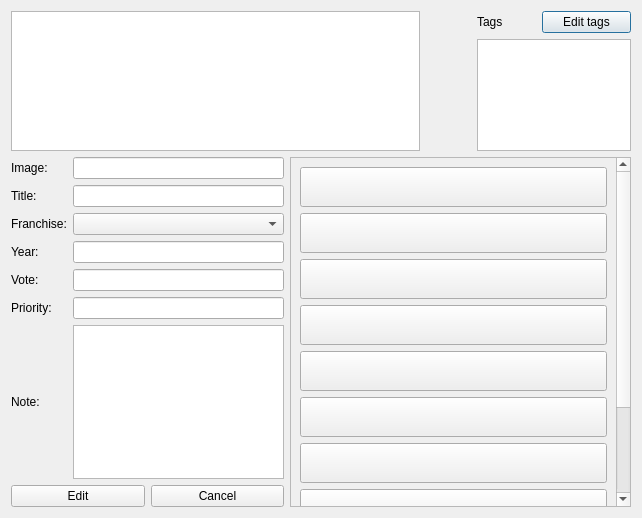
<?xml version="1.0" encoding="UTF-8"?>
<ui version="4.0">
 <class>GameDlgUI</class>
 <widget class="QDialog" name="GameDlgUI">
  <property name="geometry">
   <rect>
    <x>0</x>
    <y>0</y>
    <width>642</width>
    <height>518</height>
   </rect>
  </property>
  <property name="windowTitle">
   <string>Game Details</string>
  </property>
  <layout class="QVBoxLayout" name="verticalLayout_3" stretch="2,5">
   <item>
    <layout class="QHBoxLayout" name="layout_img" stretch="8,1,3">
     <item>
      <widget class="QGraphicsView" name="picture"/>
     </item>
     <item>
      <spacer name="horizontalSpacer_2">
       <property name="orientation">
        <enum>Qt::Horizontal</enum>
       </property>
       <property name="sizeHint" stdset="0">
        <size>
         <width>40</width>
         <height>20</height>
        </size>
       </property>
      </spacer>
     </item>
     <item>
      <layout class="QGridLayout" name="gridLayout_2" columnstretch="2,3">
       <item row="0" column="1">
        <widget class="QPushButton" name="edit_tags">
         <property name="text">
          <string>Edit tags</string>
         </property>
        </widget>
       </item>
       <item row="0" column="0">
        <widget class="QLabel" name="labtags">
         <property name="text">
          <string>Tags</string>
         </property>
        </widget>
       </item>
       <item row="1" column="0" colspan="2">
        <widget class="QListWidget" name="show_tags"/>
       </item>
      </layout>
     </item>
    </layout>
   </item>
   <item>
    <layout class="QHBoxLayout" name="horizontalLayout_2" stretch="4,5">
     <item>
      <layout class="QVBoxLayout" name="verticalLayout_2">
       <item>
        <layout class="QGridLayout" name="gridLayout">
         <item row="0" column="0">
          <widget class="QLabel" name="labimg">
           <property name="text">
            <string>Image:</string>
           </property>
          </widget>
         </item>
         <item row="0" column="1">
          <widget class="QLineEdit" name="img"/>
         </item>
         <item row="1" column="0">
          <widget class="QLabel" name="labtitle">
           <property name="text">
            <string>Title:</string>
           </property>
          </widget>
         </item>
         <item row="1" column="1">
          <widget class="QLineEdit" name="title"/>
         </item>
         <item row="2" column="0">
          <widget class="QLabel" name="labfch">
           <property name="text">
            <string>Franchise:</string>
           </property>
          </widget>
         </item>
         <item row="2" column="1">
          <widget class="QComboBox" name="franchise"/>
         </item>
         <item row="3" column="0">
          <widget class="QLabel" name="labyear">
           <property name="text">
            <string>Year:</string>
           </property>
          </widget>
         </item>
         <item row="3" column="1">
          <widget class="QLineEdit" name="year"/>
         </item>
         <item row="4" column="0">
          <widget class="QLabel" name="labvote">
           <property name="text">
            <string>Vote:</string>
           </property>
          </widget>
         </item>
         <item row="4" column="1">
          <widget class="QLineEdit" name="vote"/>
         </item>
         <item row="5" column="0">
          <widget class="QLabel" name="labpriority">
           <property name="text">
            <string>Priority:</string>
           </property>
          </widget>
         </item>
         <item row="5" column="1">
          <widget class="QLineEdit" name="priority"/>
         </item>
         <item row="6" column="0">
          <widget class="QLabel" name="labnote">
           <property name="text">
            <string>Note:</string>
           </property>
          </widget>
         </item>
         <item row="6" column="1">
          <widget class="QTextEdit" name="note"/>
         </item>
        </layout>
       </item>
       <item>
        <layout class="QHBoxLayout" name="horizontalLayout">
         <item>
          <widget class="QPushButton" name="edit">
           <property name="text">
            <string>Edit</string>
           </property>
          </widget>
         </item>
         <item>
          <widget class="QPushButton" name="cancel">
           <property name="text">
            <string>Cancel</string>
           </property>
          </widget>
         </item>
        </layout>
       </item>
      </layout>
     </item>
     <item>
      <widget class="QScrollArea" name="scrollArea">
       <property name="widgetResizable">
        <bool>true</bool>
       </property>
       <widget class="QWidget" name="scrollAreaWidgetContents">
        <property name="geometry">
         <rect>
          <x>0</x>
          <y>-123</y>
          <width>327</width>
          <height>472</height>
         </rect>
        </property>
        <layout class="QVBoxLayout" name="verticalLayout">
         <item>
          <widget class="SplatButton" name="b01">
           <property name="minimumSize">
            <size>
             <width>0</width>
             <height>40</height>
            </size>
           </property>
           <property name="maximumSize">
            <size>
             <width>16777215</width>
             <height>40</height>
            </size>
           </property>
           <property name="text">
            <string/>
           </property>
          </widget>
         </item>
         <item>
          <widget class="SplatButton" name="b02">
           <property name="minimumSize">
            <size>
             <width>0</width>
             <height>40</height>
            </size>
           </property>
           <property name="maximumSize">
            <size>
             <width>16777215</width>
             <height>40</height>
            </size>
           </property>
           <property name="text">
            <string/>
           </property>
          </widget>
         </item>
         <item>
          <widget class="SplatButton" name="b03">
           <property name="minimumSize">
            <size>
             <width>0</width>
             <height>40</height>
            </size>
           </property>
           <property name="maximumSize">
            <size>
             <width>16777215</width>
             <height>40</height>
            </size>
           </property>
           <property name="text">
            <string/>
           </property>
          </widget>
         </item>
         <item>
          <widget class="SplatButton" name="b04">
           <property name="minimumSize">
            <size>
             <width>0</width>
             <height>40</height>
            </size>
           </property>
           <property name="maximumSize">
            <size>
             <width>16777215</width>
             <height>40</height>
            </size>
           </property>
           <property name="text">
            <string/>
           </property>
          </widget>
         </item>
         <item>
          <widget class="SplatButton" name="b05">
           <property name="minimumSize">
            <size>
             <width>0</width>
             <height>40</height>
            </size>
           </property>
           <property name="maximumSize">
            <size>
             <width>16777215</width>
             <height>40</height>
            </size>
           </property>
           <property name="text">
            <string/>
           </property>
          </widget>
         </item>
         <item>
          <widget class="SplatButton" name="b06">
           <property name="minimumSize">
            <size>
             <width>0</width>
             <height>40</height>
            </size>
           </property>
           <property name="maximumSize">
            <size>
             <width>16777215</width>
             <height>40</height>
            </size>
           </property>
           <property name="text">
            <string/>
           </property>
          </widget>
         </item>
         <item>
          <widget class="SplatButton" name="b07">
           <property name="minimumSize">
            <size>
             <width>0</width>
             <height>40</height>
            </size>
           </property>
           <property name="maximumSize">
            <size>
             <width>16777215</width>
             <height>40</height>
            </size>
           </property>
           <property name="text">
            <string/>
           </property>
          </widget>
         </item>
         <item>
          <widget class="SplatButton" name="b08">
           <property name="minimumSize">
            <size>
             <width>0</width>
             <height>40</height>
            </size>
           </property>
           <property name="maximumSize">
            <size>
             <width>16777215</width>
             <height>40</height>
            </size>
           </property>
           <property name="text">
            <string/>
           </property>
          </widget>
         </item>
         <item>
          <widget class="SplatButton" name="b09">
           <property name="minimumSize">
            <size>
             <width>0</width>
             <height>40</height>
            </size>
           </property>
           <property name="maximumSize">
            <size>
             <width>16777215</width>
             <height>40</height>
            </size>
           </property>
           <property name="text">
            <string/>
           </property>
          </widget>
         </item>
         <item>
          <widget class="SplatButton" name="b10">
           <property name="minimumSize">
            <size>
             <width>0</width>
             <height>40</height>
            </size>
           </property>
           <property name="maximumSize">
            <size>
             <width>16777215</width>
             <height>40</height>
            </size>
           </property>
           <property name="text">
            <string/>
           </property>
          </widget>
         </item>
        </layout>
       </widget>
      </widget>
     </item>
    </layout>
   </item>
  </layout>
 </widget>
 <customwidgets>
  <customwidget>
   <class>SplatButton</class>
   <extends>QPushButton</extends>
   <header location="global">gui/splatbtn.h</header>
  </customwidget>
 </customwidgets>
 <resources/>
 <connections/>
</ui>
